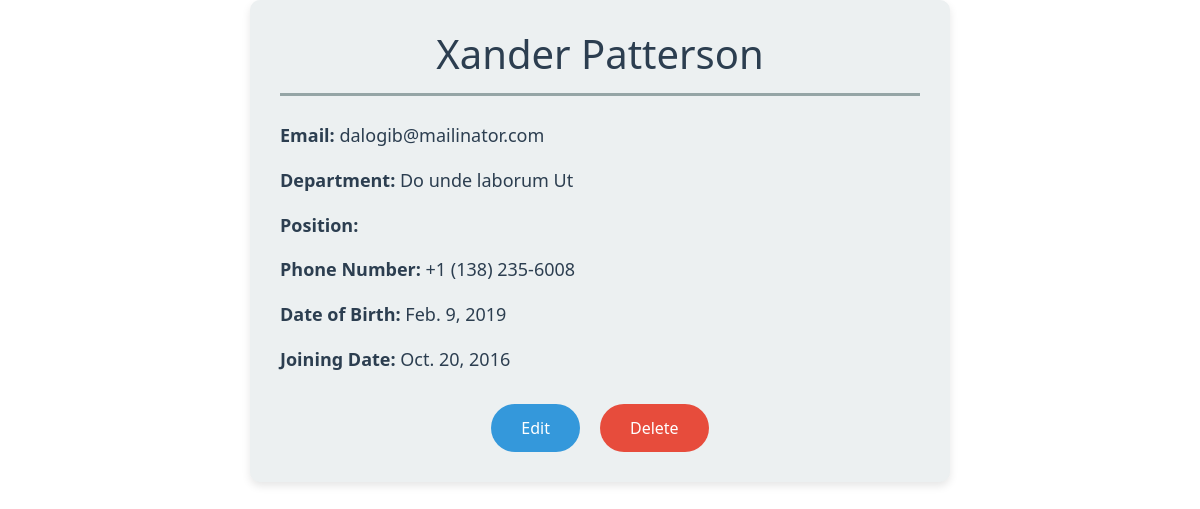
Page /10/ on the committed database.
### apps/intern/models.py (models this page shows, shortened)
class Employee(DateTimeModel):
    first_name = models.CharField(max_length=50)
    last_name = models.CharField(max_length=50)
    email = models.EmailField(unique=True)
    phone_number = models.CharField(max_length=30, blank=True, null=True)
    date_of_birth = models.DateField()
    post = models.CharField(max_length=100)
    department = models.CharField(max_length=100)
    start_date = models.DateField()
    date_created = models.DateTimeField(auto_now_add=True)
    date_updated = models.DateTimeField(auto_now=True)

### apps/intern/views.py (the view)
# urls.py: path('<int:pk>/', EmployeeDetailView.as_view(), name='employee_detail'),
class EmployeeDetailView(DetailView):
    model = Employee
    template_name = 'employee_detail.html'
    context_object_name = 'employee'

### Templates/employee_detail.html
{% extends 'base.html' %}
{% block content %}
<div style="max-width: 700px; margin: 0 auto; font-family: 'Segoe UI', Tahoma, Geneva, Verdana, sans-serif; color: #2c3e50; background-color: #ecf0f1; padding: 30px; border-radius: 10px; box-shadow: 0 4px 8px rgba(0, 0, 0, 0.1);">
    <h1 style="color: #2c3e50; border-bottom: 3px solid #95a5a6; padding-bottom: 15px; margin-bottom: 25px; text-align: center;">
        {{ employee.first_name }} {{ employee.last_name }}
    </h1>
    <div style="font-size: 18px; line-height: 1.6;">
        <p><strong>Email:</strong> {{ employee.email }}</p>
        <p><strong>Department:</strong> {{ employee.department }}</p>
        <p><strong>Position:</strong> {{ employee.position }}</p>
        <p><strong>Phone Number:</strong> {{ employee.phone_number }}</p>
        <p><strong>Date of Birth:</strong> {{ employee.date_of_birth }}</p>
        <p><strong>Joining Date:</strong> {{ employee.start_date }}</p>
    </div>
    <div style="display: flex; justify-content: center; gap: 20px; margin-top: 30px;">
        <a href="{% url 'employee_update' employee.pk %}"
           style="padding: 12px 30px; background-color: #3498db; color: white; text-decoration: none; border-radius: 50px; font-size: 16px; transition: background-color 0.3s;">
           Edit
        </a>
        <a href="{% url 'employee_delete' employee.pk %}"
           style="padding: 12px 30px; background-color: #e74c3c; color: white; text-decoration: none; border-radius: 50px; font-size: 16px; transition: background-color 0.3s;">
           Delete
        </a>
    </div>
</div>
{% endblock %}

### rows in the picture
Employee: first_name "Xander", last_name "Patterson", email "dalogib@mailinator.com", department "Do unde laborum Ut", phone_number "+1 (138) 235-6008", date_of_birth "Feb. 9, 2019", start_date "Oct. 20, 2016"
